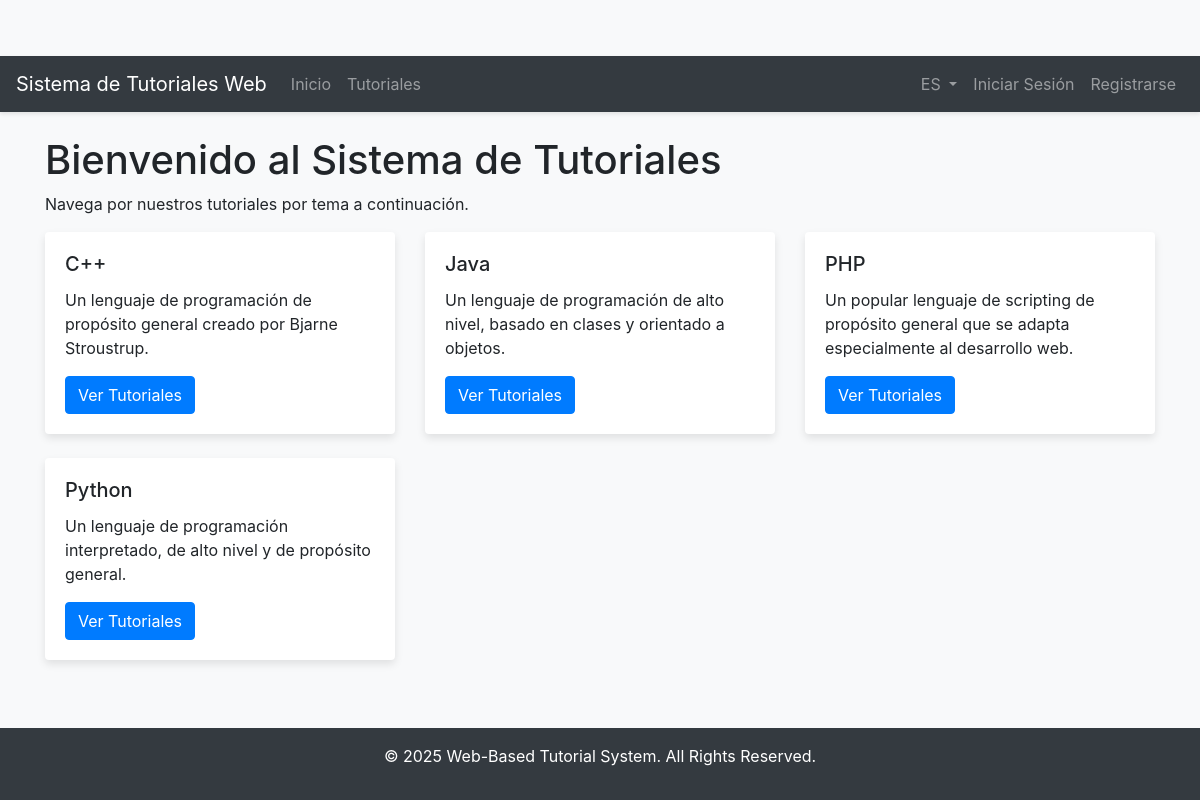
The app's page /?lang=es with its own data.
### tables this page shows
CREATE TABLE `topic_translations` (
  `id` int(11) NOT NULL,
  `topic_id` int(11) NOT NULL,
  `language` varchar(5) NOT NULL,
  `name` varchar(255) NOT NULL,
  `description` text DEFAULT NULL
);

### includes/language.php (called while the page is built, shortened)
<?php
$available_langs = ['en', 'es'];
if (isset($_SESSION['lang']) && in_array($_SESSION['lang'], $available_langs)) {
    $lang_to_use = $_SESSION['lang'];
}
function trans($key) {
    global $lang;
    if (isset($lang[$key])) {
        return $lang[$key];
    } else {
        return $key;
    }
}
?>

### index.php (the view)
<?php
require_once 'includes/db.php';
include 'includes/header.php';
$stmt = $conn->prepare("SELECT t.id, tt.name, tt.description FROM topics t JOIN topic_translations tt ON t.id = tt.topic_id WHERE tt.language = ? ORDER BY tt.name ASC");
$stmt->bind_param("s", $lang_to_use);
$stmt->execute();
$result = $stmt->get_result();
?>
<div class="row">
    <div class="col-md-12">
        <h1><?php echo trans('welcome_message'); ?></h1>
        <p><?php echo trans('browse_tutorials_message'); ?></p>
    </div>
</div>
<div class="row">
    <?php if ($result->num_rows > 0): ?>
        <?php while ($row = $result->fetch_assoc()): ?>
            <div class="col-md-4 mb-4">
                <div class="card">
                    <div class="card-body">
                        <h5 class="card-title"><?php echo htmlspecialchars($row['name']); ?></h5>
                        <p class="card-text"><?php echo htmlspecialchars($row['description']); ?></p>
                        <a href="tutorials/topic.php?id=<?php echo $row['id']; ?>" class="btn btn-primary"><?php echo trans('view_tutorials_btn'); ?></a>
                    </div>
                </div>
            </div>
        <?php endwhile; ?>
    <?php else: ?>
        <div class="col-md-12">
            <p><?php echo trans('no_topics_found'); ?></p>
        </div>
    <?php endif; ?>
</div>
<?php include 'includes/footer.php'; ?>

### assets/css/style.css (style rules this page uses)
body { background-color: #f8f9fa; padding-top: 56px; }
.card { border: none; box-shadow: 0 4px 8px rgba(0,0,0,.1); transition: transform .2s; }

### records on screen
topic_translations: name "C++", description "Un lenguaje de programación de propósito general creado por Bjarne Stroustrup."
topic_translations: name "Java", description "Un lenguaje de programación de alto nivel, basado en clases y orientado a objetos."
topic_translations: name "PHP", description "Un popular lenguaje de scripting de propósito general que se adapta especialmente al desarrollo web."
topic_translations: name "Python", description "Un lenguaje de programación interpretado, de alto nivel y de propósito general."

### other values on screen
trans('app_title') "Sistema de Tutoriales Web"
trans('nav_home') "Inicio"
trans('nav_tutorials') "Tutoriales"
$lang_to_use "ES"
trans('nav_login') "Iniciar Sesión"
trans('nav_register') "Registrarse"
trans('welcome_message') "Bienvenido al Sistema de Tutoriales"
trans('browse_tutorials_message') "Navega por nuestros tutoriales por tema a continuación."
